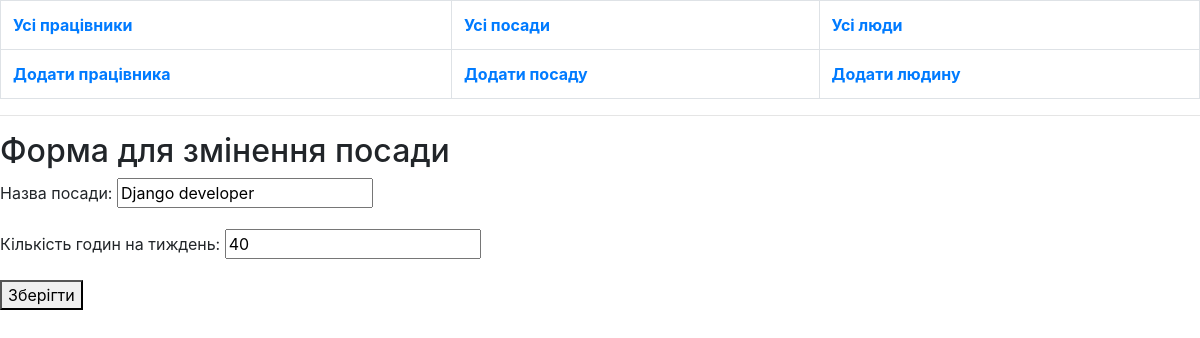
The page /position/edit/3 on the database as committed earlier.
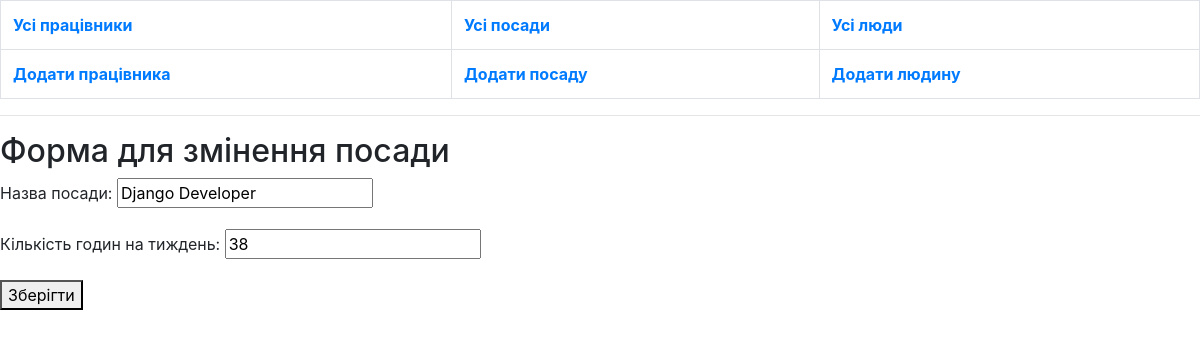
The same page on the database as committed later.
### employee/models.py (models this page shows, shortened)
class Position(models.Model):
    name_position = models.CharField(max_length=100, verbose_name='Назва посади')
    count_hours_in_week = models.PositiveIntegerField(verbose_name='Кількість годин на тиждень')

### employee/views.py (the view)
# urls.py: path('position/edit/<int:id>', views.position_edit, name='position_edit'),
def position_edit(request, id):
    instance = Position.objects.get(id=id)
    form = PositionForm(instance=instance)
    if request.method == 'POST':
        form = PositionForm(request.POST, request.FILES, instance=instance)
        if form.is_valid():
            form.save()
            return redirect('position')
    return render(request, 'edit.html', {'form': form, 'name': 'Форма для змінення посади'})

### employee/forms.py
class PositionForm(ModelForm):
    class Meta:
        model = Position
        fields = ['name_position', 'count_hours_in_week']

### employee/templates/edit.html (shortened to what this page needs)
{% extends 'base.html' %}
{%block content %}
<h2>{{name}}</h2>
<form method="POST" enctype="multipart/form-data">
    {{ form.as_p }}
    <button>Зберігти</button>
</form>
{% endblock %}

Rows that differ between the two databases and show on the page:
changed Position: name_position "Django developer" → "Django Developer"; count_hours_in_week "40" → "38"
